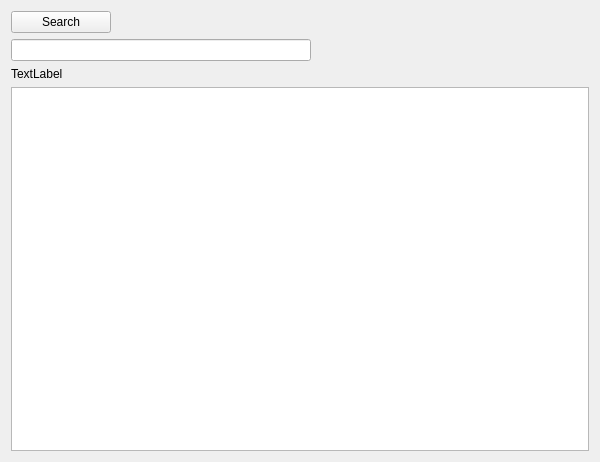
<?xml version="1.0" encoding="UTF-8"?>
<ui version="4.0">
 <class>Form</class>
 <widget class="QWidget" name="Form">
  <property name="geometry">
   <rect>
    <x>0</x>
    <y>0</y>
    <width>600</width>
    <height>462</height>
   </rect>
  </property>
  <property name="minimumSize">
   <size>
    <width>600</width>
    <height>400</height>
   </size>
  </property>
  <property name="maximumSize">
   <size>
    <width>800</width>
    <height>800</height>
   </size>
  </property>
  <property name="windowTitle">
   <string>Form</string>
  </property>
  <layout class="QVBoxLayout" name="verticalLayout">
   <item>
    <widget class="QPushButton" name="pushButton">
     <property name="minimumSize">
      <size>
       <width>100</width>
       <height>0</height>
      </size>
     </property>
     <property name="maximumSize">
      <size>
       <width>100</width>
       <height>16777215</height>
      </size>
     </property>
     <property name="text">
      <string>Search</string>
     </property>
    </widget>
   </item>
   <item>
    <widget class="QLineEdit" name="lineEdit">
     <property name="minimumSize">
      <size>
       <width>275</width>
       <height>0</height>
      </size>
     </property>
     <property name="maximumSize">
      <size>
       <width>300</width>
       <height>16777215</height>
      </size>
     </property>
    </widget>
   </item>
   <item>
    <widget class="QLabel" name="label">
     <property name="minimumSize">
      <size>
       <width>120</width>
       <height>0</height>
      </size>
     </property>
     <property name="maximumSize">
      <size>
       <width>150</width>
       <height>16777215</height>
      </size>
     </property>
     <property name="text">
      <string>TextLabel</string>
     </property>
    </widget>
   </item>
   <item>
    <widget class="QTreeView" name="treeView"/>
   </item>
  </layout>
 </widget>
 <resources/>
 <connections/>
</ui>
